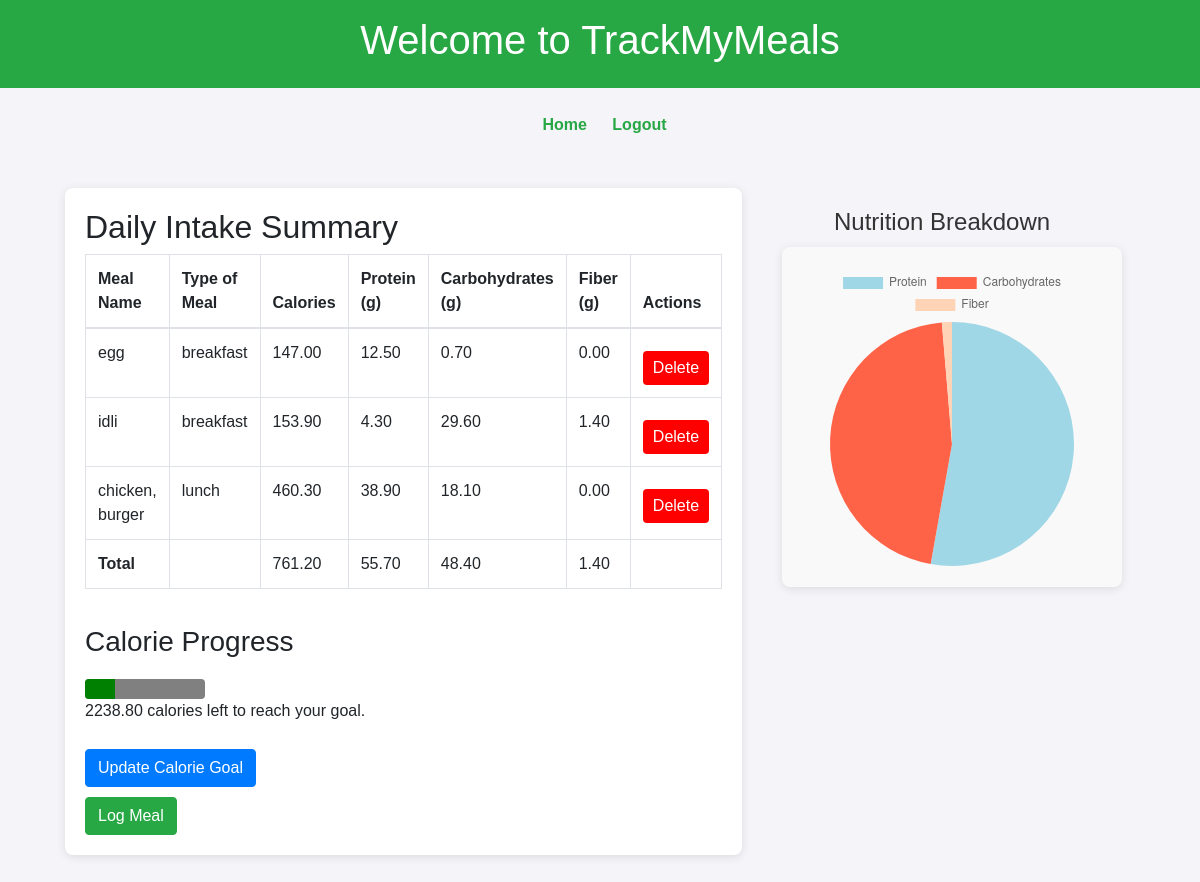
The app's page /daily_intake_summary/ (signed in) with its own data.
### base/models.py (models this page shows, shortened)
class MealOfTheDay(models.Model):
    MEAL_CHOICES = [
        ('breakfast', 'Breakfast'),
        ('lunch', 'Lunch'),
        ('snacks', 'Snacks'),
        ('dinner', 'Dinner'),
    ]
    meal_type = models.CharField(max_length=50, choices=MEAL_CHOICES)
    user = models.ForeignKey(User, on_delete=models.CASCADE, related_name='meals')
    meal = models.ForeignKey(MealNutrition, on_delete=models.CASCADE, related_name='meal_of_day')
    created_at = models.DateTimeField(auto_now_add=True)
    quantity = models.FloatField(default=1.0)  # Quantity consumed (optional)

class MealNutrition(models.Model):
    name = models.CharField(max_length=255)
    calories = models.FloatField(null=True)  # Allow null values
    serving_size_g = models.FloatField(null=True)  # Allow null values
    fat_total_g = models.FloatField(null=True)  # Allow null values
    fat_saturated_g = models.FloatField(null=True)  # Allow null values
    protein_g = models.FloatField(null=True)  # Allow null values
    sodium_mg = models.FloatField(null=True)  # Allow null values
    potassium_mg = models.FloatField(null=True)  # Allow null values
    cholesterol_mg = models.FloatField(null=True)  # Allow null values
    carbohydrates_total_g = models.FloatField(null=True)  # Allow null values
    fiber_g = models.FloatField(null=True)  # Allow null values
    sugar_g = models.FloatField(null=True)  # Allow null values

class User(AbstractUser):
    calorie_goal = models.FloatField(default=2000.0)  # Default calorie goal

### base/views.py (the view)
# urls.py: path('daily_intake_summary/', views.daily_intake_summary, name='daily_intake_summary'),
@login_required
def daily_intake_summary(request):
    meals = MealOfTheDay.objects.filter(user=request.user).all()
    total_calories = 0
    total_protein_g = 0
    total_carbohydrates_g = 0
    total_fiber_g = 0
    for meal in meals:
        total_calories += meal.meal.calories
        total_protein_g += meal.meal.protein_g
        total_carbohydrates_g += meal.meal.carbohydrates_total_g
        total_fiber_g += meal.meal.fiber_g
    remaining_calories = request.user.calorie_goal - total_calories
    daily_intake = {
        'total_calories': total_calories,
        'total_protein_g': total_protein_g,
        'total_carbohydrates_g': total_carbohydrates_g,
        'total_fiber_g': total_fiber_g,
    }
    return render(request, 'base/daily_intake_summary.html', {
        'daily_intake': daily_intake,
        'meals': meals,
        'remaining_calories': remaining_calories,
        'calorie_goal': request.user.calorie_goal,
    })

### base/templates/base/daily_intake_summary.html (shortened to what this page needs)
<!DOCTYPE html>
<html lang="en">
<head>
    <link rel="stylesheet" href="https://maxcdn.bootstrapcdn.com/bootstrap/4.5.2/css/bootstrap.min.css">
</head>
<body>
    <header class="p-3 bg-success text-white text-center">
        <h1>Welcome to TrackMyMeals</h1>
    </header>
    <nav class="text-center my-4">
        <a href="{% url 'home' %}">Home</a>
        <form action="{% url 'logout' %}" method="post" style="display:inline;">
            <button type="submit" style="background: none; border: none; color: #28a745; font-weight: bold;">Logout</button>
        </form>
    </nav>
    <div class="container">
        <div class="summary-container">
            <h2>Daily Intake Summary</h2>
            {% if meals %}
                <div class="table-responsive">
                    <table class="table table-bordered">
                        <thead>
                            <tr>
                                <th>Meal Name</th>
                                <th>Type of Meal</th>
                                <th>Calories</th>
                                <th>Protein (g)</th>
                                <th>Carbohydrates (g)</th>
                                <th>Fiber (g)</th>
                                <th>Actions</th>
                            </tr>
                        </thead>
                        <tbody>
                            {% for meal in meals %}
                            <tr>
                                <td>{{ meal.meal.name }}</td>
                                <td>{{ meal.meal_type }}</td>
                                <td>{{ meal.meal.calories | floatformat:2 }}</td>
                                <td>{{ meal.meal.protein_g | floatformat:2 }}</td>
                                <td>{{ meal.meal.carbohydrates_total_g | floatformat:2 }}</td>
                                <td>{{ meal.meal.fiber_g | floatformat:2 }}</td>
                                <td>
                                    <form action="{% url 'delete_meal' meal.id %}" method="post" style="display:inline;">
                                        <button type="submit" class="delete-button">Delete</button>
                                    </form>
                                </td>
                            </tr>
                            {% endfor %}
                            <tr>
                                <th>Total</th>
                                <td></td>
                                <td>{{ daily_intake.total_calories | floatformat:2 }}</td>
                                <td>{{ daily_intake.total_protein_g | floatformat:2 }}</td>
                                <td>{{ daily_intake.total_carbohydrates_g | floatformat:2 }}</td>
                                <td>{{ daily_intake.total_fiber_g | floatformat:2 }}</td>
                                <td></td>
                            </tr>
                        </tbody>
                    </table>
                </div>
                <h3>Calorie Progress</h3>
                <div class="progress-container">
                    <progress value="{{ daily_intake.total_calories }}" max="{{ calorie_goal }}" class="progress"></progress>
                    <p>{{ remaining_calories | floatformat:2 }} calories left to reach your goal.</p>
                </div>
                <div class="edit-calorie-goal-form">
                    <form method="post" action="{% url 'edit_calorie_goal' %}">
                        <button type="submit" class="btn btn-primary">Update Calorie Goal</button>
                    </form>
                </div>
                <a href="{% url 'log_meal' %}" class="btn btn-success log-meal-button">Log Meal</a>
            {% else %}
                <p>No meals logged yet today.</p>
            {% endif %}
        </div>
        <div class="chart-section">
            <h3 class="chart-title">Nutrition Breakdown</h3>
            <div class="chart-container">
                <canvas id="chartjs-pie"></canvas>
            </div>
        </div>
    <script>
        const data = {
            labels: ["Protein", "Carbohydrates", "Fiber"],
            datasets: [{
                data: [
                    {{ daily_intake.total_protein_g|default:0 }},
                    {{ daily_intake.total_carbohydrates_g|default:0 }},
                    {{ daily_intake.total_fiber_g|default:0 }}
                ],
                backgroundColor: ["#A0D7E6", "#FF6347", "#FFD3B6"],
                borderColor: "transparent"
            }]
        };
        const options = {
            maintainAspectRatio: false,
            cutoutPercentage: 65,
        };
        new Chart(document.getElementById("chartjs-pie"), {
            type: "pie",
            data: data,
            options: options
        });
    </script>
</body>
</html>

### base/templates/base/daily_intake_summary.html (style rules this page uses)
body { font-family: 'Arial', sans-serif; background-color: #f4f4f9; margin: 0; padding: 0; }
.container { display: flex; max-width: 1100px; margin: 50px auto; }
.summary-container { flex: 3; background-color: #fff; padding: 20px; border-radius: 8px; box-shadow: 0 2px 10px rgba(0, 0, 0, 0.1); }
.table-responsive { margin-bottom: 20px; }
.progress-container { margin-top: 20px; }
.progress { height: 20px; }
.log-meal-button, .edit-calorie-goal-form button, .delete-button { margin-top: 10px; }
.chart-container { flex: 1; display: flex; justify-content: center; align-items: center; padding: 20px; background-color: #f9f9f9; border-radius: 8px; box-shadow: 0 2px 10px rgba(0, 0, 0, 0.1); margin-left: 20px; }
.delete-button { background-color: red; color: white; border: none; border-radius: 4px; padding: 5px 10px; }
header { padding: 15px; background-color: #28a745; color: white; text-align: center; }
nav { text-align: center; margin: 20px 0; }
nav a { margin: 0 15px; font-weight: bold; color: #28a745; text-decoration: none; }
.chart-section { text-align: center; padding: 20px; }
.chart-title { margin-bottom: 10px; font-size: 1.5em; color: #333; }
.chart-container { display: flex; justify-content: center; }

### records on screen
MealOfTheDay: meal.name "egg", meal_type "breakfast", meal.calories "147.00", meal.protein_g "12.50", meal.carbohydrates_total_g "0.70", meal.fiber_g "0.00"
MealOfTheDay: meal.name "idli", meal_type "breakfast", meal.calories "153.90", meal.protein_g "4.30", meal.carbohydrates_total_g "29.60", meal.fiber_g "1.40"
MealOfTheDay: meal.name "chicken, burger", meal_type "lunch", meal.calories "460.30", meal.protein_g "38.90", meal.carbohydrates_total_g "18.10", meal.fiber_g "0.00"

### other values on screen
{{ daily_intake.total_calories | floatformat:2 }} "761.20"
{{ daily_intake.total_protein_g | floatformat:2 }} "55.70"
{{ daily_intake.total_carbohydrates_g | floatformat:2 }} "48.40"
{{ daily_intake.total_fiber_g | floatformat:2 }} "1.40"
{{ remaining_calories | floatformat:2 }} "2238.80"
chart data {{ daily_intake.total_protein_g|default:0 }} 55.7
chart data {{ daily_intake.total_carbohydrates_g|default:0 }} 48.400000000000006
chart data {{ daily_intake.total_fiber_g|default:0 }} 1.4
